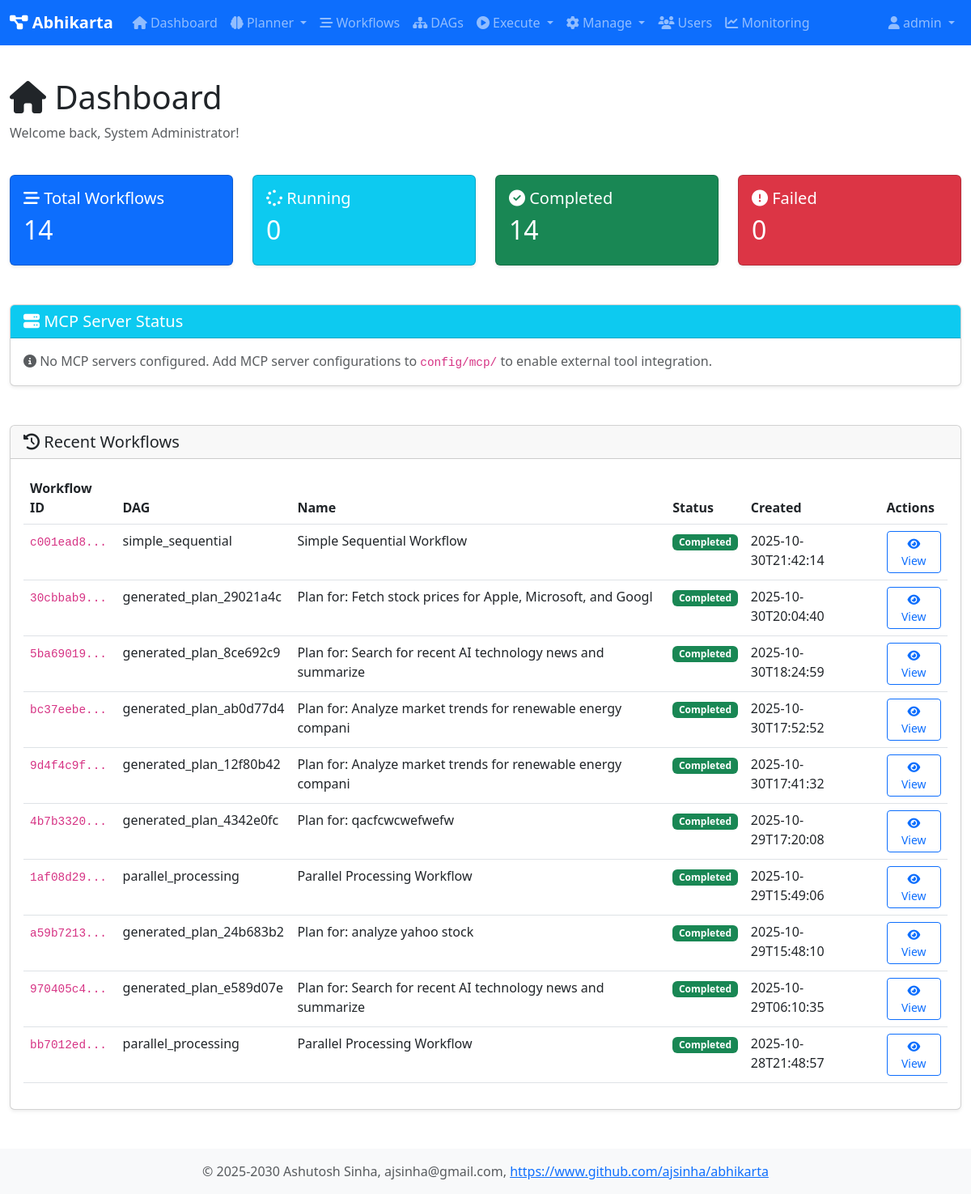
Screenshot of /dashboard (signed in) with the database file from the repository.
### tables this page shows
CREATE TABLE workflows (
                workflow_id TEXT PRIMARY KEY,
                dag_id TEXT NOT NULL,
                session_id TEXT,
                name TEXT,
                description TEXT,
                status TEXT DEFAULT 'pending',
                created_at TEXT DEFAULT CURRENT_TIMESTAMP,
                started_at TEXT,
                completed_at TEXT,
                created_by TEXT,
                graph_json TEXT,
                result TEXT,
                error TEXT
            );

### web/app1.py (the view)
@app.route('/dashboard')
@login_required
def dashboard():
    user = user_registry.get_user(session['user_id'])
    db = get_db()
    total_workflows = db.fetchone("SELECT COUNT(*) as count FROM workflows")['count']
    running_workflows = db.fetchone("SELECT COUNT(*) as count FROM workflows WHERE status = 'running'")['count']
    completed_workflows = db.fetchone("SELECT COUNT(*) as count FROM workflows WHERE status = 'completed'")['count']
    failed_workflows = db.fetchone("SELECT COUNT(*) as count FROM workflows WHERE status = 'failed'")['count']
    recent_workflows = db.fetchall(
        "SELECT * FROM workflows ORDER BY created_at DESC LIMIT 10"
    )
    pending_hitl = orchestrator.get_pending_hitl_requests()
    mcp_servers = tool_registry.get_mcp_servers_status()
    return render_template('dashboard.html',
                         user=user,
                         total_workflows=total_workflows,
                         running_workflows=running_workflows,
                         completed_workflows=completed_workflows,
                         failed_workflows=failed_workflows,
                         recent_workflows=recent_workflows,
                         pending_hitl=len(pending_hitl),
                         mcp_servers=mcp_servers)

### core/user_registry.py (called while the page is built)
    def is_admin(self) -> bool:
        return self.role == 'admin'

    def get_user(self, user_id: str) -> Optional[User]:
        return self._users.get(user_id)

### db/database.py (called while the page is built)
def get_db() -> Database:
    global _db_instance
    if _db_instance is None:
        _db_instance = Database(db_type='sqlite', db_path='/home/ashutosh/PycharmProjects/abhikarta/data/abhikarta.db')
        _db_instance.initialize_schema()
    return _db_instance

    @contextmanager
    def get_connection(self):
        conn = None
        try:
            if self.db_type == 'sqlite':
                conn = sqlite3.connect(self.db_path)
                conn.row_factory = sqlite3.Row
            elif self.db_type == 'postgresql':
                import psycopg2
                import psycopg2.extras
                conn = psycopg2.connect(**self.pg_params)
                conn.cursor_factory = psycopg2.extras.RealDictCursor
            yield conn
            conn.commit()
        except Exception as e:
            if conn:
                conn.rollback()
            raise e
        finally:
            if conn:
                conn.close()

    def fetchone(self, query: str, params: Tuple = ()) -> Optional[Dict[str, Any]]:
        with self.get_connection() as conn:
            cursor = conn.cursor()
            cursor.execute(query, params)
            row = cursor.fetchone()
            return dict(row) if row else None

    def fetchall(self, query: str, params: Tuple = ()) -> List[Dict[str, Any]]:
        with self.get_connection() as conn:
            cursor = conn.cursor()
            cursor.execute(query, params)
            rows = cursor.fetchall()
            return [dict(row) for row in rows]

### tools/tool_registry.py (called while the page is built, shortened)
    def get_mcp_servers_status(self) -> List[Dict[str, Any]]:
        import time
        mcp_servers = []
        if not os.path.exists(self._mcp_config_dir):
            return mcp_servers

### web/app1.py (called while the page is built)
def login_required(f):
    @wraps(f)
    def decorated_function(*args, **kwargs):
        if 'user_id' not in session:
            return redirect(url_for('login'))
        return f(*args, **kwargs)
    return decorated_function

### web/templates/dashboard.html (shortened to what this page needs)
{% extends "base.html" %}
{% block content %}
<div class="row mb-4">
    <div class="col">
        <h1><i class="fas fa-home"></i> Dashboard</h1>
        <p class="text-muted">Welcome back, {{ user.full_name }}!</p>
    </div>
</div>
<div class="row mb-4">
    <div class="col-md-3">
        <div class="card text-white bg-primary">
            <div class="card-body">
                <h5 class="card-title"><i class="fas fa-stream"></i> Total Workflows</h5>
                <h2>{{ total_workflows }}</h2>
            </div>
        </div>
    </div>
    <div class="col-md-3">
        <div class="card text-white bg-info">
            <div class="card-body">
                <h5 class="card-title"><i class="fas fa-spinner"></i> Running</h5>
                <h2>{{ running_workflows }}</h2>
            </div>
        </div>
    </div>
    <div class="col-md-3">
        <div class="card text-white bg-success">
            <div class="card-body">
                <h5 class="card-title"><i class="fas fa-check-circle"></i> Completed</h5>
                <h2>{{ completed_workflows }}</h2>
            </div>
        </div>
    </div>
    <div class="col-md-3">
        <div class="card text-white bg-danger">
            <div class="card-body">
                <h5 class="card-title"><i class="fas fa-exclamation-circle"></i> Failed</h5>
                <h2>{{ failed_workflows }}</h2>
            </div>
        </div>
    </div>
</div>
<div class="row mb-4">
    <div class="col-12">
        <div class="card">
            <div class="card-header bg-info text-white">
                <h5 class="mb-0"><i class="fas fa-server"></i> MCP Server Status</h5>
            </div>
            <div class="card-body">
                {% if mcp_servers %}
                <div class="row">
                    {% for server in mcp_servers %}
                    <div class="col-md-4 mb-3">
                        <div class="card border-{{ 'success' if server.status == 'online' else 'danger' }}">
                            <div class="card-body">
                                <div class="d-flex justify-content-between align-items-center mb-2">
                                    <h6 class="mb-0"><i class="fas fa-cube"></i> {{ server.name }}</h6>
                                    {% if server.status == 'online' %}
                                        <span class="badge bg-success"><i class="fas fa-check-circle"></i> Online</span>
                                    {% else %}
                                        <span class="badge bg-danger"><i class="fas fa-times-circle"></i> Offline</span>
                                    {% endif %}
                                </div>
                                <p class="small text-muted mb-2">
                                    <i class="fas fa-link"></i> {{ server.url }}
                                </p>
                                <div class="small">
                                    <strong>Tools:</strong> {{ server.tool_count }}
                                    {% if server.status == 'online' %}
                                        <br><strong>Response Time:</strong> {{ server.response_time }}ms
                                    {% endif %}
                                </div>
                            </div>
                        </div>
                    </div>
                    {% endfor %}
                </div>
                <div class="text-end">
                    <button class="btn btn-sm btn-outline-secondary" onclick="refreshMCPStatus()">
                        <i class="fas fa-sync-alt"></i> Refresh Status
                    </button>
                </div>
                {% else %}
                <p class="text-muted mb-0">
                    <i class="fas fa-info-circle"></i> No MCP servers configured.
                    Add MCP server configurations to <code>config/mcp/</code> to enable external tool integration.
                </p>
                {% endif %}
            </div>
        </div>
    </div>
</div>
<div class="row">
    <div class="col-12">
        <div class="card">
            <div class="card-header">
                <h5 class="mb-0"><i class="fas fa-history"></i> Recent Workflows</h5>
            </div>
            <div class="card-body">
                {% if recent_workflows %}
                <div class="table-responsive">
                    <table class="table table-hover">
                        <thead>
                            <tr>
                                <th>Workflow ID</th>
                                <th>DAG</th>
                                <th>Name</th>
                                <th>Status</th>
                                <th>Created</th>
                                <th>Actions</th>
                            </tr>
                        </thead>
                        <tbody>
                            {% for workflow in recent_workflows %}
                            <tr>
                                <td><code>{{ workflow.workflow_id[:8] }}...</code></td>
                                <td>{{ workflow.dag_id }}</td>
                                <td>{{ workflow.name or 'N/A' }}</td>
                                <td>
                                    {% if workflow.status == 'running' %}
                                        <span class="badge bg-info">Running</span>
                                    {% elif workflow.status == 'completed' %}
                                        <span class="badge bg-success">Completed</span>
                                    {% elif workflow.status == 'failed' %}
                                        <span class="badge bg-danger">Failed</span>
                                    {% else %}
                                        <span class="badge bg-secondary">{{ workflow.status }}</span>
                                    {% endif %}
                                </td>
                                <td>{{ workflow.created_at[:19] }}</td>
                                <td>
                                    <a href="{{ url_for('workflow_detail', workflow_id=workflow.workflow_id) }}"
                                       class="btn btn-sm btn-outline-primary">
                                        <i class="fas fa-eye"></i> View
                                    </a>
                                </td>
                            </tr>
                            {% endfor %}
                        </tbody>
                    </table>
                </div>
                {% else %}
                <p class="text-muted">No workflows yet. <a href="{{ url_for('dags') }}">Execute a DAG</a> to get started.</p>
                {% endif %}
            </div>
        </div>
    </div>
</div>
{% endblock %}

### web/templates/base.html (shortened to what this page needs)
<!DOCTYPE html>
<html lang="en">
<head>
    <link href="https://cdn.jsdelivr.net/npm/bootstrap@5.3.0/dist/css/bootstrap.min.css" rel="stylesheet">
    <link rel="stylesheet" href="https://cdnjs.cloudflare.com/ajax/libs/font-awesome/6.4.0/css/all.min.css">
    <link href="{{ url_for('static', filename='css/style.css') }}" rel="stylesheet">
</head>
<body>
    {% if user %}
    <nav class="navbar navbar-expand-lg navbar-dark bg-primary">
        <div class="container-fluid">
            <a class="navbar-brand" href="{{ url_for('dashboard') }}">
                <i class="fas fa-project-diagram"></i> Abhikarta
            </a>
            <div class="collapse navbar-collapse" id="navbarNav">
                <ul class="navbar-nav me-auto">
                    <li class="nav-item">
                        <a class="nav-link" href="{{ url_for('dashboard') }}">
                            <i class="fas fa-home"></i> Dashboard
                        </a>
                    </li>
                    <li class="nav-item dropdown">
                        <a class="nav-link dropdown-toggle" href="#" id="plannerDropdown" role="button" data-bs-toggle="dropdown">
                            <i class="fas fa-brain"></i> Planner
                        </a>
                    </li>
                    <li class="nav-item">
                        <a class="nav-link" href="{{ url_for('workflows') }}">
                            <i class="fas fa-stream"></i> Workflows
                        </a>
                    </li>
                    <li class="nav-item">
                        <a class="nav-link" href="{{ url_for('dags') }}">
                            <i class="fas fa-sitemap"></i> DAGs
                        </a>
                    </li>
                    <li class="nav-item dropdown">
                        <a class="nav-link dropdown-toggle" href="#" id="executeDropdown" role="button" data-bs-toggle="dropdown">
                            <i class="fas fa-play-circle"></i> Execute
                        </a>
                    </li>
                    <li class="nav-item dropdown">
                        <a class="nav-link dropdown-toggle" href="#" id="manageDropdown" role="button" data-bs-toggle="dropdown">
                            <i class="fas fa-cog"></i> Manage
                        </a>
                    </li>
                    {% if user.is_admin() %}
                    <li class="nav-item">
                        <a class="nav-link" href="{{ url_for('users') }}">
                            <i class="fas fa-users"></i> Users
                        </a>
                    </li>
                    <li class="nav-item">
                        <a class="nav-link" href="{{ url_for('monitoring_dashboard') }}">
                            <i class="fas fa-chart-line"></i> Monitoring
                        </a>
                    </li>
                    {% endif %}
                </ul>
                <ul class="navbar-nav">
                    <li class="nav-item dropdown">
                        <a class="nav-link dropdown-toggle" href="#" id="userDropdown" role="button" data-bs-toggle="dropdown">
                            <i class="fas fa-user"></i> {{ user.username }}
                        </a>
                    </li>
                </ul>
            </div>
        </div>
    </nav>
    {% endif %}
    <main class="container-fluid py-4">
        {% block content %}{% endblock %}
    </main>
    <footer class="footer mt-auto py-3 bg-light">
        <div class="container text-center">
            <span class="text-muted">© 2025-2030 Ashutosh Sinha, ajsinha@gmail.com,
                <a href="https://www.github.com/ajsinha/abhikarta" target="_blank">https://www.github.com/ajsinha/abhikarta</a>
            </span>
        </div>
    </footer>
</body>
</html>

### web/static/css/style.css (style rules this page uses)
body { min-height: 100vh; display: flex; flex-direction: column; }
main { flex: 1; }
.footer { margin-top: auto; }
.card { margin-bottom: 1.5rem; box-shadow: 0 0.125rem 0.25rem rgba(0,0,0,.075); }
code { font-size: 90%; }
.navbar-brand { font-weight: bold; }

### rows the page displays
workflows: workflow_id "c001ead8", dag_id "simple_sequential", name "Simple Sequential Workflow", status "Completed", created_at "2025-10-30T21:42:14"
workflows: workflow_id "30cbbab9", dag_id "generated_plan_29021a4c", name "Plan for: Fetch stock prices for Apple, Microsoft, and Googl", status "Completed", created_at "2025-10-30T20:04:40"
workflows: workflow_id "5ba69019", dag_id "generated_plan_8ce692c9", name "Plan for: Search for recent AI technology news and summarize", status "Completed", created_at "2025-10-30T18:24:59"
workflows: workflow_id "bc37eebe", dag_id "generated_plan_ab0d77d4", name "Plan for: Analyze market trends for renewable energy compani", status "Completed", created_at "2025-10-30T17:52:52"
workflows: workflow_id "9d4f4c9f", dag_id "generated_plan_12f80b42", name "Plan for: Analyze market trends for renewable energy compani", status "Completed", created_at "2025-10-30T17:41:32"
workflows: workflow_id "4b7b3320", dag_id "generated_plan_4342e0fc", name "Plan for: qacfcwcwefwefw", status "Completed", created_at "2025-10-29T17:20:08"
workflows: workflow_id "1af08d29", dag_id "parallel_processing", name "Parallel Processing Workflow", status "Completed", created_at "2025-10-29T15:49:06"
workflows: workflow_id "a59b7213", dag_id "generated_plan_24b683b2", name "Plan for: analyze yahoo stock", status "Completed", created_at "2025-10-29T15:48:10"
workflows: workflow_id "970405c4", dag_id "generated_plan_e589d07e", name "Plan for: Search for recent AI technology news and summarize", status "Completed", created_at "2025-10-29T06:10:35"
workflows: workflow_id "bb7012ed", dag_id "parallel_processing", name "Parallel Processing Workflow", status "Completed", created_at "2025-10-28T21:48:57"

### other values shown
{{ user.username }} "admin"
{{ user.full_name }} "System Administrator"
{{ total_workflows }} "14"
{{ running_workflows }} "0"
{{ completed_workflows }} "14"
{{ failed_workflows }} "0"
